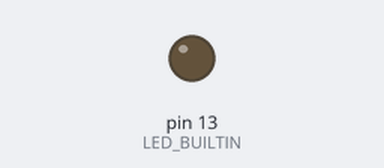
This sketch was run on a simulated Arduino Uno, built with avr-gcc and run on an emulated ATmega328P. On the bench: output pins drawn as LEDs (lit = HIGH).

Above: at 0.7 s.
At 14.0 s:
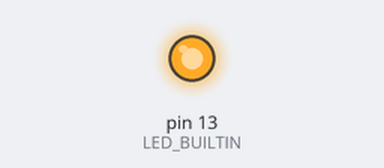
Timing chart, 0 to 21.5 s (numbered marks = the images above):
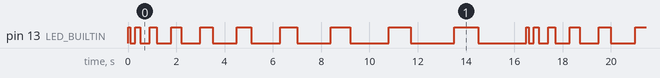

The sketch:

Assignment_1.ino
```cpp
// Make the internal LED (LED_BUILTIN) blink in the following pattern:
// on for 0.1 seconds; off for 0.2 seconds, on for 0.2 seconds, off for 0.4 seconds
// The LED should be on respectively 0.1, 0.2, 0.3, 0.4, 0.5, 0.6, 0.7, 0.8, 0.9
// and 1.0 seconds. Keep repeating this.

// the setup function runs once when you press reset or power the board
void setup() {
  // initialize digital pin LED_BUILTIN as an output.
  pinMode(LED_BUILTIN, OUTPUT);
}

// the loop function runs over and over again forever
void loop() {
  int a = 1;
  for (int i = 0; i < 10; i++) {
    digitalWrite(LED_BUILTIN, HIGH);  // turn the LED on (HIGH is the voltage level)
    delay(a*100);                     // wait for a second
    digitalWrite(LED_BUILTIN, LOW);   // turn the LED off by making the voltage LOW
    delay(a*200);
    a++;
  }
}
```

Measured:
- by itself, pin 13 (LED_BUILTIN): repeats every 16.5 s: LOW 0.20 s, HIGH 0.20 s, LOW 0.40 s, HIGH 0.30 s, LOW 0.60 s, HIGH 0.40 s, LOW 0.80 s, HIGH 0.50 s, LOW 1.0 s, HIGH 0.60 s, LOW 1.2 s, HIGH 0.70 s, LOW 1.4 s, HIGH 0.80 s, LOW 1.6 s, HIGH 0.90 s, LOW 1.8 s, HIGH 1.0 s, LOW 2.0 s, HIGH 0.10 s
- by itself, everything shown: repeats every 16.5 s, in 20 steps
